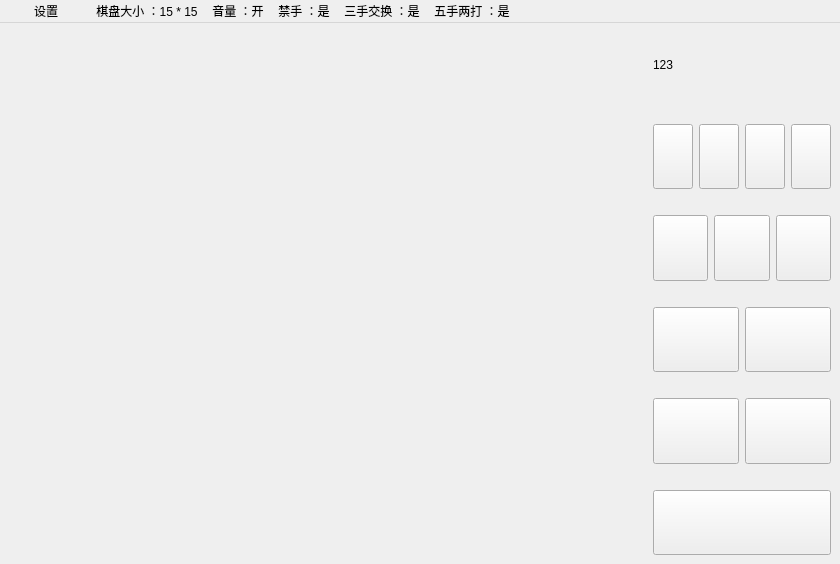
<?xml version="1.0" encoding="UTF-8"?>
<ui version="4.0">
 <class>MainWindow</class>
 <widget class="QMainWindow" name="MainWindow">
  <property name="geometry">
   <rect>
    <x>0</x>
    <y>0</y>
    <width>840</width>
    <height>564</height>
   </rect>
  </property>
  <property name="windowTitle">
   <string>MainWindow</string>
  </property>
  <widget class="QWidget" name="centralwidget">
   <layout class="QGridLayout" name="gridLayout">
    <item row="0" column="0">
     <layout class="QHBoxLayout" name="horizontalLayout_8" stretch="100,25">
      <item>
       <layout class="QVBoxLayout" name="verticalLayout_8" stretch="0">
        <item>
         <layout class="QHBoxLayout" name="horizontalLayout_17">
          <item>
           <widget class="QLabel" name="label">
            <property name="sizePolicy">
             <sizepolicy hsizetype="Expanding" vsizetype="Expanding">
              <horstretch>0</horstretch>
              <verstretch>0</verstretch>
             </sizepolicy>
            </property>
            <property name="midLineWidth">
             <number>0</number>
            </property>
            <property name="text">
             <string/>
            </property>
           </widget>
          </item>
         </layout>
        </item>
       </layout>
      </item>
      <item>
       <layout class="QVBoxLayout" name="verticalLayout_9" stretch="1,0,1,0,1,0,1,0,1,0,1">
        <item>
         <layout class="QHBoxLayout" name="horizontalLayout_19">
          <item>
           <widget class="QLabel" name="lable">
            <property name="sizePolicy">
             <sizepolicy hsizetype="Expanding" vsizetype="Expanding">
              <horstretch>0</horstretch>
              <verstretch>0</verstretch>
             </sizepolicy>
            </property>
            <property name="palette">
             <palette>
              <active>
               <colorrole role="Text">
                <brush brushstyle="SolidPattern">
                 <color alpha="255">
                  <red>255</red>
                  <green>0</green>
                  <blue>0</blue>
                 </color>
                </brush>
               </colorrole>
               <colorrole role="PlaceholderText">
                <brush brushstyle="SolidPattern">
                 <color alpha="128">
                  <red>255</red>
                  <green>0</green>
                  <blue>0</blue>
                 </color>
                </brush>
               </colorrole>
              </active>
              <inactive>
               <colorrole role="Text">
                <brush brushstyle="SolidPattern">
                 <color alpha="255">
                  <red>255</red>
                  <green>0</green>
                  <blue>0</blue>
                 </color>
                </brush>
               </colorrole>
               <colorrole role="PlaceholderText">
                <brush brushstyle="SolidPattern">
                 <color alpha="128">
                  <red>255</red>
                  <green>0</green>
                  <blue>0</blue>
                 </color>
                </brush>
               </colorrole>
              </inactive>
              <disabled>
               <colorrole role="Text">
                <brush brushstyle="SolidPattern">
                 <color alpha="96">
                  <red>164</red>
                  <green>166</green>
                  <blue>168</blue>
                 </color>
                </brush>
               </colorrole>
               <colorrole role="PlaceholderText">
                <brush brushstyle="SolidPattern">
                 <color alpha="128">
                  <red>208</red>
                  <green>208</green>
                  <blue>208</blue>
                 </color>
                </brush>
               </colorrole>
              </disabled>
             </palette>
            </property>
            <property name="text">
             <string>123</string>
            </property>
           </widget>
          </item>
         </layout>
        </item>
        <item>
         <widget class="QLabel" name="label_2">
          <property name="text">
           <string/>
          </property>
         </widget>
        </item>
        <item>
         <layout class="QHBoxLayout" name="horizontalLayout_18">
          <item>
           <widget class="QPushButton" name="aiblack">
            <property name="sizePolicy">
             <sizepolicy hsizetype="Expanding" vsizetype="Expanding">
              <horstretch>0</horstretch>
              <verstretch>0</verstretch>
             </sizepolicy>
            </property>
            <property name="cursor">
             <cursorShape>PointingHandCursor</cursorShape>
            </property>
            <property name="text">
             <string/>
            </property>
            <property name="flat">
             <bool>false</bool>
            </property>
           </widget>
          </item>
          <item>
           <widget class="QPushButton" name="aiwrite">
            <property name="sizePolicy">
             <sizepolicy hsizetype="Expanding" vsizetype="Expanding">
              <horstretch>0</horstretch>
              <verstretch>0</verstretch>
             </sizepolicy>
            </property>
            <property name="cursor">
             <cursorShape>PointingHandCursor</cursorShape>
            </property>
            <property name="text">
             <string/>
            </property>
            <property name="flat">
             <bool>false</bool>
            </property>
           </widget>
          </item>
          <item>
           <widget class="QPushButton" name="shuangren">
            <property name="sizePolicy">
             <sizepolicy hsizetype="Expanding" vsizetype="Ignored">
              <horstretch>0</horstretch>
              <verstretch>0</verstretch>
             </sizepolicy>
            </property>
            <property name="cursor">
             <cursorShape>PointingHandCursor</cursorShape>
            </property>
            <property name="text">
             <string/>
            </property>
            <property name="iconSize">
             <size>
              <width>150</width>
              <height>80</height>
             </size>
            </property>
            <property name="flat">
             <bool>false</bool>
            </property>
           </widget>
          </item>
          <item>
           <widget class="QPushButton" name="AI">
            <property name="sizePolicy">
             <sizepolicy hsizetype="Expanding" vsizetype="Ignored">
              <horstretch>0</horstretch>
              <verstretch>0</verstretch>
             </sizepolicy>
            </property>
            <property name="cursor">
             <cursorShape>PointingHandCursor</cursorShape>
            </property>
            <property name="text">
             <string/>
            </property>
            <property name="flat">
             <bool>false</bool>
            </property>
           </widget>
          </item>
         </layout>
        </item>
        <item>
         <widget class="QLabel" name="label_3">
          <property name="text">
           <string/>
          </property>
         </widget>
        </item>
        <item>
         <layout class="QHBoxLayout" name="horizontalLayout_13" stretch="0,0,0">
          <item>
           <widget class="QPushButton" name="fupan">
            <property name="sizePolicy">
             <sizepolicy hsizetype="Expanding" vsizetype="Ignored">
              <horstretch>0</horstretch>
              <verstretch>0</verstretch>
             </sizepolicy>
            </property>
            <property name="cursor">
             <cursorShape>PointingHandCursor</cursorShape>
            </property>
            <property name="text">
             <string/>
            </property>
            <property name="iconSize">
             <size>
              <width>150</width>
              <height>80</height>
             </size>
            </property>
            <property name="flat">
             <bool>false</bool>
            </property>
           </widget>
          </item>
          <item>
           <widget class="QPushButton" name="tishi">
            <property name="enabled">
             <bool>true</bool>
            </property>
            <property name="sizePolicy">
             <sizepolicy hsizetype="Expanding" vsizetype="Ignored">
              <horstretch>0</horstretch>
              <verstretch>0</verstretch>
             </sizepolicy>
            </property>
            <property name="cursor">
             <cursorShape>PointingHandCursor</cursorShape>
            </property>
            <property name="text">
             <string/>
            </property>
            <property name="iconSize">
             <size>
              <width>150</width>
              <height>80</height>
             </size>
            </property>
            <property name="checkable">
             <bool>false</bool>
            </property>
            <property name="flat">
             <bool>false</bool>
            </property>
           </widget>
          </item>
          <item>
           <widget class="QPushButton" name="before">
            <property name="sizePolicy">
             <sizepolicy hsizetype="Expanding" vsizetype="Expanding">
              <horstretch>0</horstretch>
              <verstretch>0</verstretch>
             </sizepolicy>
            </property>
            <property name="cursor">
             <cursorShape>PointingHandCursor</cursorShape>
            </property>
            <property name="text">
             <string/>
            </property>
            <property name="iconSize">
             <size>
              <width>150</width>
              <height>80</height>
             </size>
            </property>
            <property name="flat">
             <bool>false</bool>
            </property>
           </widget>
          </item>
         </layout>
        </item>
        <item>
         <widget class="QLabel" name="label_4">
          <property name="text">
           <string/>
          </property>
         </widget>
        </item>
        <item>
         <layout class="QHBoxLayout" name="horizontalLayout_21">
          <item>
           <widget class="QPushButton" name="next">
            <property name="sizePolicy">
             <sizepolicy hsizetype="Expanding" vsizetype="Expanding">
              <horstretch>0</horstretch>
              <verstretch>0</verstretch>
             </sizepolicy>
            </property>
            <property name="cursor">
             <cursorShape>PointingHandCursor</cursorShape>
            </property>
            <property name="text">
             <string/>
            </property>
            <property name="iconSize">
             <size>
              <width>150</width>
              <height>80</height>
             </size>
            </property>
            <property name="flat">
             <bool>false</bool>
            </property>
           </widget>
          </item>
          <item>
           <widget class="QPushButton" name="huiqi">
            <property name="sizePolicy">
             <sizepolicy hsizetype="Expanding" vsizetype="Ignored">
              <horstretch>0</horstretch>
              <verstretch>0</verstretch>
             </sizepolicy>
            </property>
            <property name="cursor">
             <cursorShape>PointingHandCursor</cursorShape>
            </property>
            <property name="mouseTracking">
             <bool>false</bool>
            </property>
            <property name="text">
             <string/>
            </property>
            <property name="iconSize">
             <size>
              <width>150</width>
              <height>80</height>
             </size>
            </property>
            <property name="flat">
             <bool>false</bool>
            </property>
           </widget>
          </item>
         </layout>
        </item>
        <item>
         <widget class="QLabel" name="label_5">
          <property name="text">
           <string/>
          </property>
         </widget>
        </item>
        <item>
         <layout class="QHBoxLayout" name="horizontalLayout_5">
          <item>
           <widget class="QPushButton" name="pushButton_2">
            <property name="sizePolicy">
             <sizepolicy hsizetype="Expanding" vsizetype="Ignored">
              <horstretch>0</horstretch>
              <verstretch>0</verstretch>
             </sizepolicy>
            </property>
            <property name="cursor">
             <cursorShape>PointingHandCursor</cursorShape>
            </property>
            <property name="text">
             <string/>
            </property>
            <property name="iconSize">
             <size>
              <width>150</width>
              <height>80</height>
             </size>
            </property>
            <property name="flat">
             <bool>false</bool>
            </property>
           </widget>
          </item>
          <item>
           <widget class="QPushButton" name="exit">
            <property name="sizePolicy">
             <sizepolicy hsizetype="Expanding" vsizetype="Ignored">
              <horstretch>0</horstretch>
              <verstretch>0</verstretch>
             </sizepolicy>
            </property>
            <property name="cursor">
             <cursorShape>PointingHandCursor</cursorShape>
            </property>
            <property name="text">
             <string/>
            </property>
            <property name="iconSize">
             <size>
              <width>150</width>
              <height>80</height>
             </size>
            </property>
            <property name="flat">
             <bool>false</bool>
            </property>
           </widget>
          </item>
         </layout>
        </item>
        <item>
         <widget class="QLabel" name="label_6">
          <property name="text">
           <string/>
          </property>
         </widget>
        </item>
        <item>
         <layout class="QHBoxLayout" name="horizontalLayout_15">
          <item>
           <widget class="QPushButton" name="pushButton">
            <property name="sizePolicy">
             <sizepolicy hsizetype="Minimum" vsizetype="Ignored">
              <horstretch>0</horstretch>
              <verstretch>0</verstretch>
             </sizepolicy>
            </property>
            <property name="cursor">
             <cursorShape>PointingHandCursor</cursorShape>
            </property>
            <property name="text">
             <string/>
            </property>
            <property name="iconSize">
             <size>
              <width>150</width>
              <height>80</height>
             </size>
            </property>
            <property name="flat">
             <bool>false</bool>
            </property>
           </widget>
          </item>
         </layout>
        </item>
       </layout>
      </item>
     </layout>
    </item>
   </layout>
  </widget>
  <widget class="QMenuBar" name="menubar">
   <property name="geometry">
    <rect>
     <x>0</x>
     <y>0</y>
     <width>840</width>
     <height>21</height>
    </rect>
   </property>
   <widget class="QMenu" name="menu">
    <property name="title">
     <string>⁣⁣⁣⁣　⁣⁣⁣⁣　设置⁣⁣⁣⁣　⁣⁣⁣⁣⁣⁣⁣⁣　</string>
    </property>
    <widget class="QMenu" name="menu_2">
     <property name="title">
      <string>禁手</string>
     </property>
     <addaction name="jinshou_shi"/>
     <addaction name="separator"/>
     <addaction name="jinshou_fou"/>
    </widget>
    <widget class="QMenu" name="menu_3">
     <property name="title">
      <string>音量</string>
     </property>
     <addaction name="actionkai"/>
     <addaction name="separator"/>
     <addaction name="actionguan"/>
    </widget>
    <widget class="QMenu" name="menu_4">
     <property name="geometry">
      <rect>
       <x>900</x>
       <y>98</y>
       <width>200</width>
       <height>144</height>
      </rect>
     </property>
     <property name="sizePolicy">
      <sizepolicy hsizetype="Expanding" vsizetype="Expanding">
       <horstretch>0</horstretch>
       <verstretch>0</verstretch>
      </sizepolicy>
     </property>
     <property name="title">
      <string>棋盘大小</string>
     </property>
     <addaction name="action11_11"/>
     <addaction name="separator"/>
     <addaction name="action15_15"/>
     <addaction name="separator"/>
     <addaction name="action19_19"/>
     <addaction name="separator"/>
     <addaction name="action23_23"/>
    </widget>
    <widget class="QMenu" name="menu_5">
     <property name="title">
      <string>三手交换</string>
     </property>
     <addaction name="action_sanshou_shi"/>
     <addaction name="separator"/>
     <addaction name="action_sanshou_fou"/>
    </widget>
    <widget class="QMenu" name="menu_6">
     <property name="title">
      <string>五手两打</string>
     </property>
     <addaction name="action_wushou_shi"/>
     <addaction name="separator"/>
     <addaction name="action_wushou_fou"/>
    </widget>
    <addaction name="menu_4"/>
    <addaction name="separator"/>
    <addaction name="menu_3"/>
    <addaction name="separator"/>
    <addaction name="menu_2"/>
    <addaction name="separator"/>
    <addaction name="menu_5"/>
    <addaction name="separator"/>
    <addaction name="menu_6"/>
    <addaction name="separator"/>
    <addaction name="actionA"/>
   </widget>
   <widget class="QMenu" name="menu_7">
    <property name="sizePolicy">
     <sizepolicy hsizetype="Expanding" vsizetype="Expanding">
      <horstretch>0</horstretch>
      <verstretch>0</verstretch>
     </sizepolicy>
    </property>
    <property name="title">
     <string>棋盘大小 ：15 * 15</string>
    </property>
   </widget>
   <widget class="QMenu" name="menu_8">
    <property name="sizePolicy">
     <sizepolicy hsizetype="Expanding" vsizetype="Expanding">
      <horstretch>0</horstretch>
      <verstretch>0</verstretch>
     </sizepolicy>
    </property>
    <property name="title">
     <string>音量 ：开</string>
    </property>
   </widget>
   <widget class="QMenu" name="menu_9">
    <property name="sizePolicy">
     <sizepolicy hsizetype="Expanding" vsizetype="Expanding">
      <horstretch>0</horstretch>
      <verstretch>0</verstretch>
     </sizepolicy>
    </property>
    <property name="title">
     <string>禁手 ：是</string>
    </property>
   </widget>
   <widget class="QMenu" name="menu_10">
    <property name="sizePolicy">
     <sizepolicy hsizetype="Expanding" vsizetype="Expanding">
      <horstretch>0</horstretch>
      <verstretch>0</verstretch>
     </sizepolicy>
    </property>
    <property name="title">
     <string>三手交换 ：是</string>
    </property>
   </widget>
   <widget class="QMenu" name="menu_11">
    <property name="sizePolicy">
     <sizepolicy hsizetype="Expanding" vsizetype="Expanding">
      <horstretch>0</horstretch>
      <verstretch>0</verstretch>
     </sizepolicy>
    </property>
    <property name="title">
     <string>五手两打 ：是</string>
    </property>
   </widget>
   <addaction name="menu"/>
   <addaction name="menu_7"/>
   <addaction name="menu_8"/>
   <addaction name="menu_9"/>
   <addaction name="menu_10"/>
   <addaction name="menu_11"/>
  </widget>
  <action name="jinshou_shi">
   <property name="text">
    <string>是</string>
   </property>
   <property name="toolTip">
    <string>禁手是</string>
   </property>
  </action>
  <action name="jinshou_fou">
   <property name="text">
    <string>否</string>
   </property>
   <property name="toolTip">
    <string>禁手否</string>
   </property>
  </action>
  <action name="actionkai">
   <property name="text">
    <string>开</string>
   </property>
   <property name="toolTip">
    <string>音量开</string>
   </property>
  </action>
  <action name="actionguan">
   <property name="text">
    <string>关</string>
   </property>
   <property name="toolTip">
    <string>音量关</string>
   </property>
  </action>
  <action name="action11_11">
   <property name="text">
    <string>11 * 11</string>
   </property>
  </action>
  <action name="action15_15">
   <property name="text">
    <string>15 * 15</string>
   </property>
  </action>
  <action name="action23_23">
   <property name="text">
    <string>23 * 23</string>
   </property>
  </action>
  <action name="action19_19">
   <property name="text">
    <string>19 * 19</string>
   </property>
  </action>
  <action name="action_sanshou_shi">
   <property name="text">
    <string>是</string>
   </property>
   <property name="toolTip">
    <string>三手是</string>
   </property>
  </action>
  <action name="action_sanshou_fou">
   <property name="text">
    <string>否</string>
   </property>
   <property name="toolTip">
    <string>三手否</string>
   </property>
  </action>
  <action name="action_wushou_shi">
   <property name="text">
    <string>是</string>
   </property>
   <property name="toolTip">
    <string>五手是</string>
   </property>
  </action>
  <action name="action_wushou_fou">
   <property name="text">
    <string>否</string>
   </property>
   <property name="toolTip">
    <string>五手否</string>
   </property>
  </action>
  <action name="actionA">
   <property name="text">
    <string>A</string>
   </property>
  </action>
 </widget>
 <resources/>
 <connections/>
</ui>
